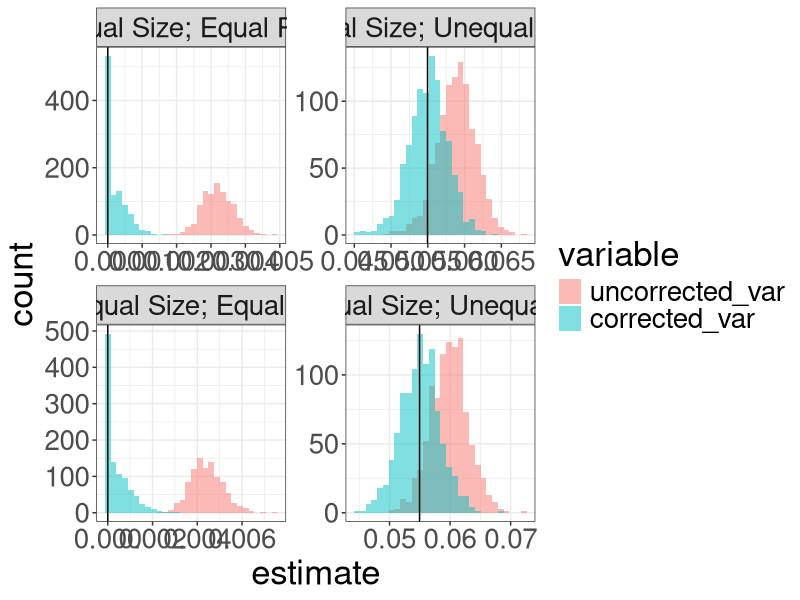
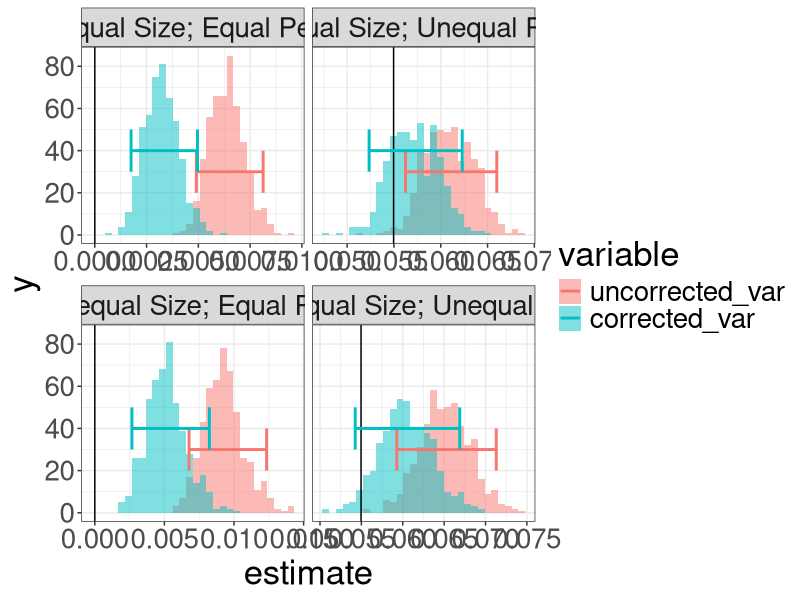
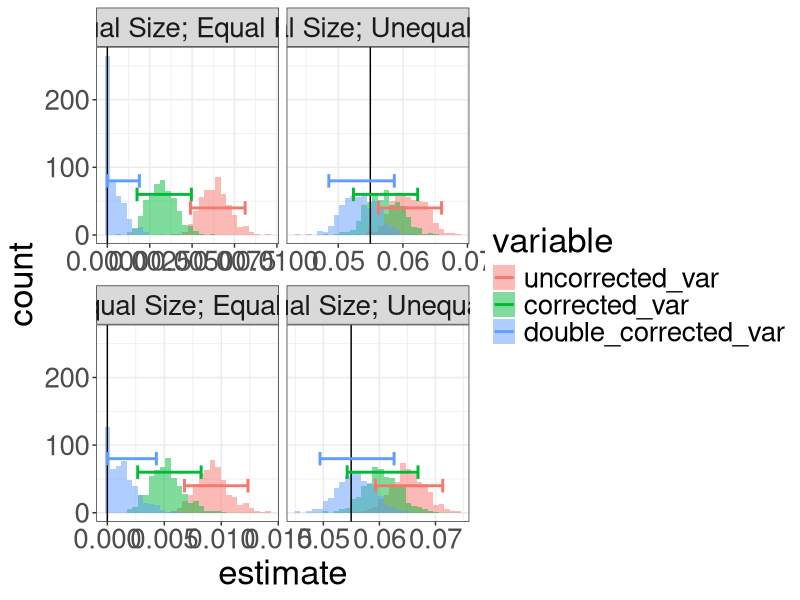
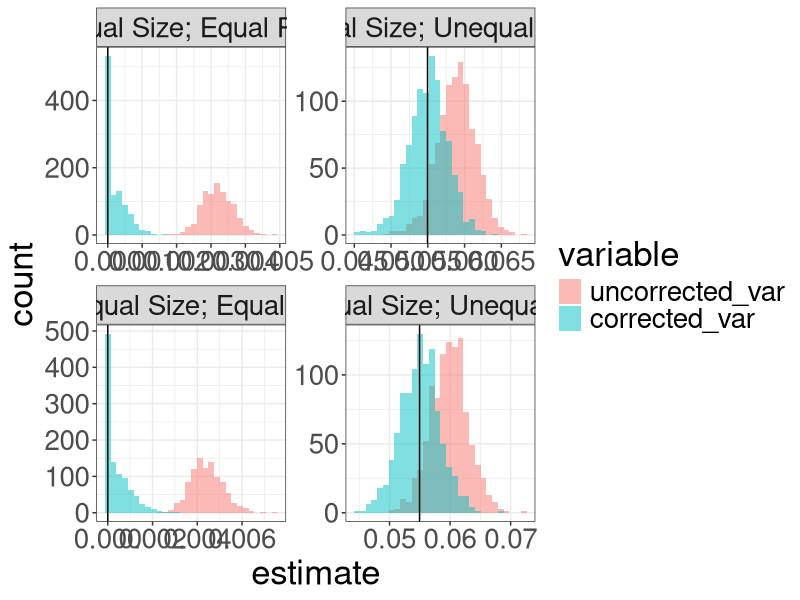
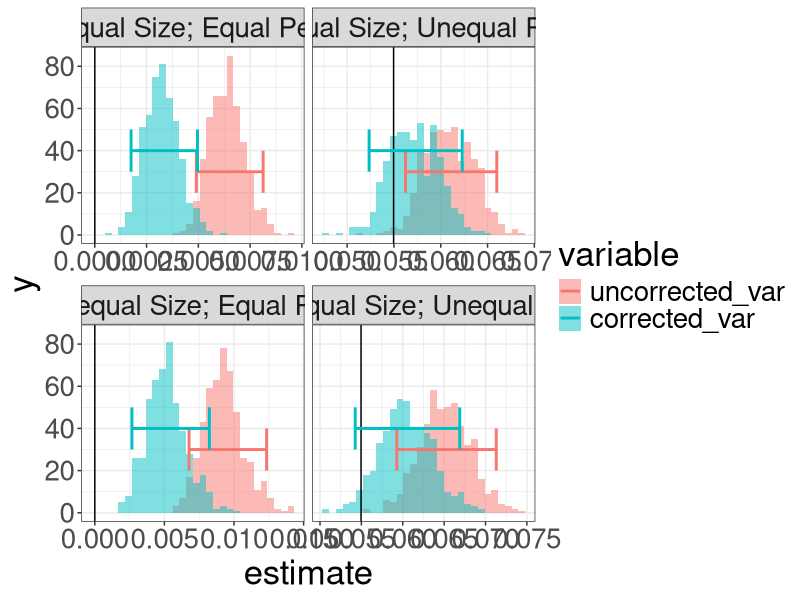
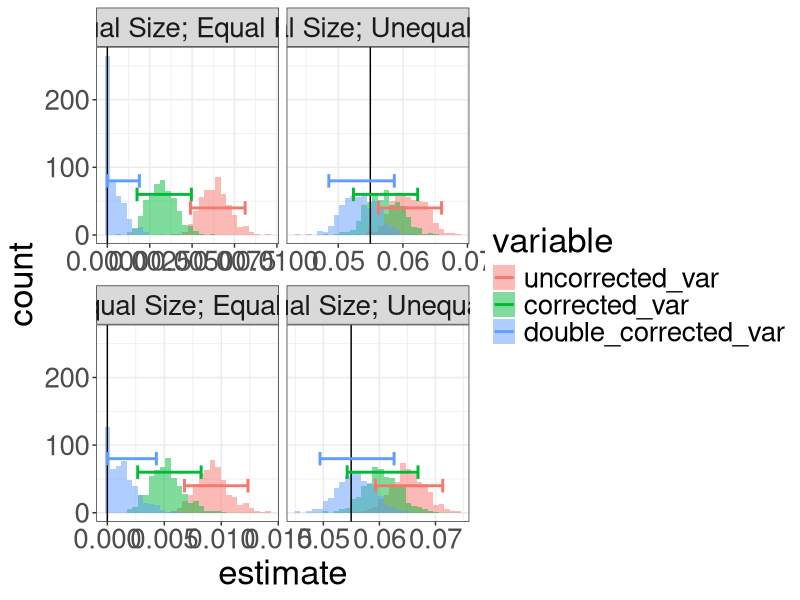

These figures' R source, in order: (Note: this script raises an error after producing the figures.)
# Copyright 2021 Twitter, Inc.
# SPDX-License-Identifier: Apache-2.0

require(matrixStats)
require(ggplot2)
require(reshape2)
require(metafor)
require(dplyr)
require(xtable)

#function to generate data
generate_data <- function(scenario = 1, n = 5000, K = 100, replicates = 1000){
  #Y: a matrix of samples with number of rows = replicates and number of columns = K = number of groups
  #each column has "replicates" samples from group k with success probability mu_k
  #nks: a vector of length K with the kth entry giving the number of individuals in group k
  if(scenario ==1){
    #equal group size, equal accuracies 
    nks <- rep(n/K, K)
    mus <- rep(0.8, K)
    Y <- sapply(seq(K),function(j){rbinom(replicates,nks[j],mus[j])})
  }
  
  if(scenario == 2){
    #unequal group-size, equal accuracies
    nks <-round(seq(10, 90, length.out = K))
    mus <- rep(0.8, K)
    Y <- sapply(seq(K),function(j){rbinom(replicates,nks[j],mus[j])})
  }
  
  if(scenario == 3){
    #equal group size, unequal accuracies
    nks <- rep(n/K, K)
    mus <- seq(0.1, 0.9, length.out = K)
    Y <- sapply(seq(K),function(j){rbinom(replicates,nks[j],mus[j])})
  }
  
  if(scenario == 4){
    #unequal group-size, unequal accuracies
    nks <-round(seq(10, 90, length.out = K))
    mus <- seq(0.1, 0.9, length.out = K)
    Y <- sapply(seq(K),function(j){rbinom(replicates,nks[j],mus[j])})
  }
  
  Y <- t(Y)
  mu_hats <- Y/nks
  
  out <- list(Y = Y, nks= nks, mu_hats = mu_hats)
}


apply_corrections <- function(dat, threshold = FALSE){
  #applies three candidate corrections to the simulated binomial data
  uncorrected_var <- apply(dat$mu_hats, 2, var)
  sigma2_hats <- dat$mu_hats*(1-dat$mu_hats)/dat$nks
  corrected_var <- uncorrected_var - apply(sigma2_hats, 2, mean)
  double_corrected_var <-uncorrected_var - 2*apply(sigma2_hats, 2, mean) + apply(sigma2_hats/dat$nks, 2, mean)
  
  
  
  if(threshold){
    corrected_var <- pmax(0, corrected_var)
    double_corrected_var <- pmax(0, double_corrected_var)
  }
  
  out <- data.frame(uncorrected_var, corrected_var, double_corrected_var)
  
}


generate_bootstrap_samples <- function(dat, B, threshold){
  #generate B bootstrap samples for each replicate
  ## need to make sure this is working right
  bs_estimates <- array(0, dim = c(B, 3, ncol(dat$mu_hats)))
  
  
  #loop over replicates
  for(replicate in 1:ncol(dat$mu_hats)){
    if(replicate%%100 == 0){
      print(replicate)
    }
    #take a sample for the jth replicate, using the mu hats from within each group to re-sample
    
    mus.tmp <- dat$mu_hats[,replicate]
    samps <- t(sapply(seq(K),function(j){rbinom(B, dat$nks[j],mus.tmp[j])}))
    
    tmp <- list(Y = samps, nks = dat$nks, mu_hats = samps/dat$nks)
    estimates <- apply_corrections(tmp, threshold)
    bs_estimates[,,replicate] <- as.matrix(estimates)
    
  }
  return(bs_estimates)
}
  

DL_fun <- function(Y, ni){
  #metafor package
  
  Y[Y==0] <- 0.5
  Y[Y==ni] <- ni - 0.5
  
  mu_hats <- Y/ni
  vi <- mu_hats*(1-mu_hats)/ni

  res <- rma(mu_hats, vi, method="DL", digits=2)
  return(res$tau2)
}

non_parametric_bootstrap <- function(dat, B, threshold = FALSE){
  #non-parametric DL bootstrap
    #run this separately so the other one remains fast
    K <- length(dat$nks)
    non_parametric_matrix <- matrix(0, nrow = B, ncol = ncol(dat$Y)) #bootstrap samples by replicates, each one gets an estimate
    for(replicate in 1:ncol(dat$mu_hats)){
      
      if(replicate%%100 == 0){
        print(replicate)
      }
      
      Y.rep <- dat$Y[,replicate]
      inds <- matrix(sample(1:K, K*B, replace = TRUE), nrow = K, ncol = B)
      Y.samps <- sapply(seq(B), function(j){Y.rep[inds[,j]]})
      nk.samps <- sapply(seq(B), function(j){dat$nks[inds[,j]]})
      muhat.samps <- Y.samps/nk.samps
      tmp <- list(Y = Y.samps, nks = nk.samps, mu_hats = muhat.samps)
      
       #for(b in 1:B){
      #  inds <- sample(1:K, K, replace = TRUE)
       # DL_ests <- DL_fun(Y.rep[inds], dat$nks[inds])
      #  DL_matrix[b,replicate] <- DL_ests
      #}
      
      ests <- apply_corrections(tmp, threshold)
      non_parametric_matrix[,replicate] <- ests$corrected_var
    }
    
    return(non_parametric_matrix)
}



parametric_bootstrap <- function(dat, B, threshold = FALSE){
  #estimate it once for each replicate
  
  #look at thse results
  #Viechtbauer (2007)
  
  K <- length(dat$nks)
  parametric_matrix <- matrix(0, nrow = B, ncol = ncol(dat$Y))
  
  for(replicate in 1:ncol(dat$mu_hats)){
    
    if(replicate%%100 == 0){
      print(replicate)
    }
    
    Y <- dat$Y[,replicate]
    nks <- dat$nks
    
    Y[Y==0] <- 0.5
    Y[Y==nks] <- nks - 0.5
    
    mu_hats <- Y/nks
    vi <- mu_hats*(1-mu_hats)/nks
    
    res <- rma(mu_hats, vi, method="DL", digits=2)
    
   
      
    Y.boot <- sapply(seq(B), function(x){rnorm(K, res$b, sqrt(res$tau2 + vi))}) #this should be a sample of the observed data, i.e. the mu_hats

    tmp <- list(Y = Y.boot, nks = dat$nks, mu_hats = Y.boot)
    ests <- apply_corrections(tmp, threshold)

    #new.est <- rma(Y.boot, vi, method="DL", digits=2)
    parametric_matrix[, replicate] <- ests$corrected_var
    
    }

  return(parametric_matrix)
  
}


##----- Experiment 1: Verify correction works by simulation, no bootstrapping ---- ##
threshold <- TRUE
K <- 100; n <- 5000

scenario_names <- c("Equal Size; Equal Perf",
  "Unequal Size; Equal Perf",
  "Equal Size; Unequal Perf",
  "Unequal Size; Unequal Perf")

truth <- data.frame(scenario = scenario_names, truth = c(0,0, var(seq(0.1, 0.9, length.out = K)), var(seq(0.1, 0.9, length.out = K))))

results <- NULL
for(scenario in 1:length(scenario_names)){
  dat <- generate_data(scenario, n = n, K = K)
  estimates <- apply_corrections(dat, threshold = threshold) 
  estimates <- estimates %>% melt()
  estimates$scenario <- scenario_names[scenario]
  results <- rbind(results, estimates)
  
  dim(results)
  }

ggplot(results %>% filter(variable != "double_corrected_var"), aes(x = value, fill = variable)) + 
  geom_histogram(position = 'identity', alpha = .5) + 
  facet_wrap(vars(scenario), scales = 'free') + 
  geom_vline(data = truth, aes(xintercept = truth)) + 
  theme_bw() + 
  theme(text = element_text(size = 25)) + 
  xlab("estimate")

ggsave(paste("~/Desktop/Experiment1-", threshold,"-", K, "-", n, ".png", sep = ''))

##----- Experiment 2: What happens if we bootstrap? ----- ##
B <- 500 #number of bootstrap samples


results <- list()
for(scenario in 1:length(scenario_names)){
  
  dat <- generate_data(scenario, n = n, K = K)
  bs_estimates <- generate_bootstrap_samples(dat, B, threshold = threshold)
  results[[scenario_names[scenario]]] <- bs_estimates

}

pick_replicate <- 20
results_single <- lapply(results, function(x){
  out <- data.frame(x[,,pick_replicate])
  colnames(out) <- c("uncorrected_var", "corrected_var", "double_corrected_var")
  out <- out %>% melt()})

results_single <- do.call("rbind", results_single)
results_single$scenario <- rep(scenario_names, each = nrow(results_single)/length(scenario_names))

interval_single <- results_single %>% group_by(variable, scenario) %>% summarize(lower = quantile(value, prob=c(.025)), upper = quantile(value, prob = .975))
interval_single$y <- 20 + 10*as.numeric(as.factor(interval_single$variable)) 
interval_single <- interval_single %>% filter(variable != "double_corrected_var")

ggplot(results_single %>% filter(variable != "double_corrected_var"), aes(x = value, fill = variable)) + 
  geom_histogram(position = 'identity', alpha = .5)+
  geom_vline(data = truth, aes(xintercept = truth)) +
  geom_errorbarh(data = interval_single, mapping = aes(x = lower, y = y, xmin = lower, xmax = upper, color = variable), size = 1, height = 20) +
  facet_wrap(vars(scenario), scales = 'free_x') + 
  theme_bw() + 
  theme(text = element_text(size = 25)) + 
  xlab("estimate")

ggsave(paste("~/Desktop/Experiment2-", threshold,"-", K, "-", n, ".png", sep = ''))

##----- What if we use the double corrected estimator? ----- 
interval_single <- results_single %>% group_by(variable, scenario) %>% summarize(lower = quantile(value, prob=c(.025)), upper = quantile(value, prob = .975))
interval_single$y <- 20 + 20*as.numeric(as.factor(interval_single$variable)) 


ggplot(results_single, aes(x = value, fill = variable)) + 
  geom_histogram(position = 'identity', alpha = .5)+
  geom_vline(data = truth, aes(xintercept = truth)) +
  geom_errorbarh(data = interval_single, mapping = aes(x = lower, y = y, xmin = lower, xmax = upper, color = variable), size = 1, height = 20) +
  facet_wrap(vars(scenario), scales = 'free_x') +
  theme_bw() + 
  theme(text = element_text(size = 25)) + 
  xlab("estimate") +
  ylab("count")


ggsave(paste("~/Desktop/Experiment3-", threshold,"-", K, "-", n, ".png", sep = ''))


##----- what is the coverage? -----
intervals <- lapply(results, function(x){apply(x, c(2,3), quantile, probs = c(.025, .975))})
coverage <- lapply(seq(length(scenario_names)), function(j){apply(intervals[[j]][1,,] <= truth$truth[j] & intervals[[j]][2,,] >= truth$truth[j], 1, mean)})
coverage <- do.call("rbind", coverage)
colnames(coverage) <- c("uncorrected_var", "corrected_var", "double_corrected_var")
rownames(coverage) <- scenario_names


print(file = "~/Desktop/coverage_table.tex", xtable(coverage*100, digits = 1))

ci.length <- lapply(seq(length(scenario_names)), function(j){apply(intervals[[j]][2,,] - intervals[[j]][1,,], 1, mean)})
ci.length <- do.call("rbind", ci.length)
colnames(ci.length) <- c("uncorrected_var", "corrected_var", "double_corrected_var")
rownames(ci.length) <- scenario_names



##----- bootstrap medians?
replicates <- 1000
medians <- lapply(results, function(x){z <- data.frame(t(apply(x, c(2,3), median)))
colnames(z) <- c("uncorrected_var", "corrected_var", "double_corrected_var")
z <- z %>% melt()
})
median_dist <- data.frame(do.call("rbind", medians))
median_dist$scenario <- rep(scenario_names, each = replicates*3)

  
ggplot(median_dist, aes(x = value, fill = variable)) + 
  geom_histogram(position = 'identity', alpha = .5)+
  geom_vline(data = truth, aes(xintercept = truth)) +
  facet_wrap(vars(scenario), scales = 'free') 

ggsave(paste("~/Desktop/Experiment4-", threshold,"-", K, "-", n, ".png", sep = ''))


coverage
round(ci.length, 3)

##----- other approaches to bootstrapping -----##
parametric.results <- list()
nonparametric.results <- list()
for(scenario in 1:length(scenario_names)){
  
  dat <- generate_data(scenario)
  #try DL bootstrap
  
 non_parametric_bs_ests <- non_parametric_bootstrap(dat, B) 
 parametric_bs_ests <- parametric_bootstrap(dat, B)  #fix this one up to be HO
 
 parametric.results[[scenario]] <- parametric_bs_ests
 nonparametric.results[[scenario]] <- non_parametric_bs_ests
 
}

parametric.intervals <- lapply(parametric.results, function(x){apply(x, 2, quantile, probs = c(.025, .975))})
parametric.coverage <- lapply(seq(length(scenario_names)), function(j){mean(parametric.intervals[[j]][1,] <= truth$truth[j] & parametric.intervals[[j]][2,] >= truth$truth[j])})

nonparametric.intervals <- lapply(nonparametric.results, function(x){apply(x, 2, quantile, probs = c(.025, .975))})
nonparametric.coverage <- lapply(seq(length(scenario_names)), function(j){mean(nonparametric.intervals[[j]][1,] <= truth$truth[j] & nonparametric.intervals[[j]][2,] >= truth$truth[j])})

nonparametric.coverage
parametric.coverage

coverage <- data.frame(coverage)
coverage$`non-parametric` <- unlist(nonparametric.coverage)
coverage$parametric <- unlist(parametric.coverage)

print(xtable(coverage), file = paste("~/Desktop/Coverage-Table-", threshold,"-", K, "-", n, ".png", sep = ''))



diffs <- NULL
mu_k <- seq(.5, .9, .01)

for(i in 1:100){
Y_k <- rnorm(length(mu_k), mu_k, .05)

diffs <- c(diffs, diff(range(Y_k)))
}

diff(range(mu_k))
mean(diffs)
